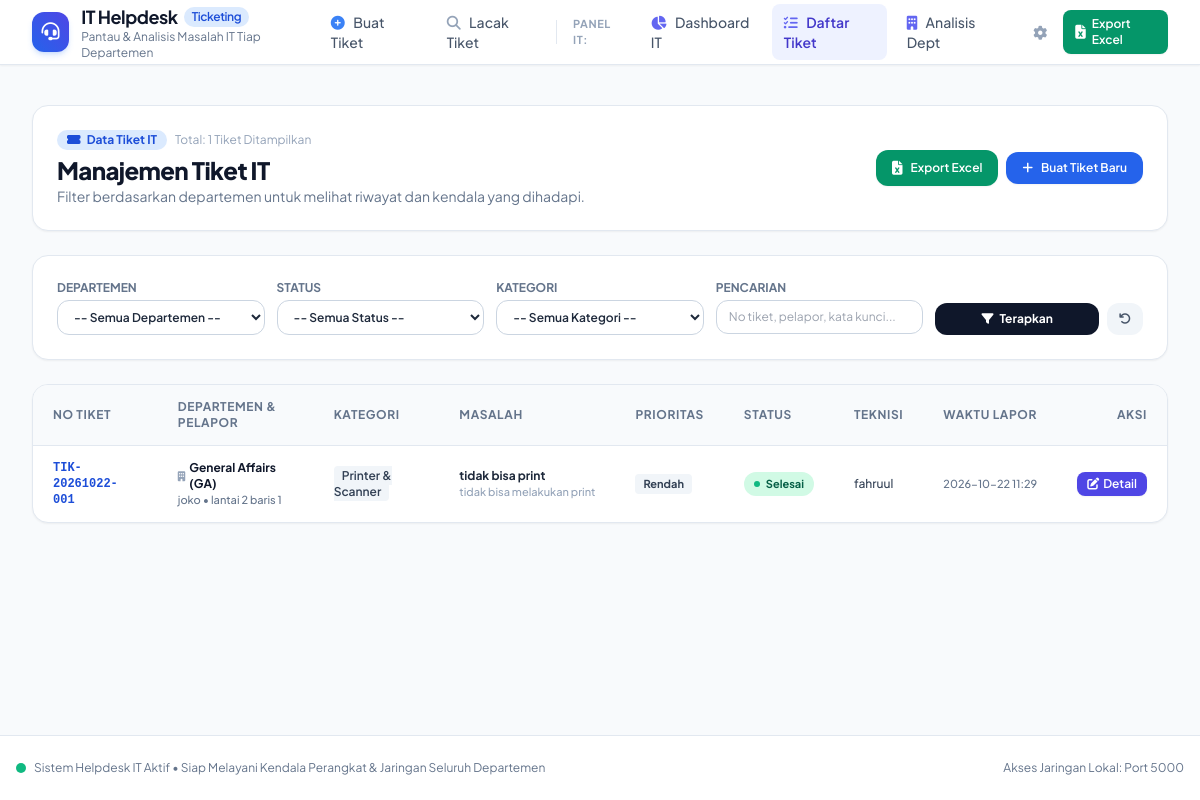
Screenshot of /it/tiket with the database file from the repository.
### tables this page shows
CREATE TABLE tickets (
        id INTEGER PRIMARY KEY AUTOINCREMENT,
        ticket_number TEXT UNIQUE NOT NULL,
        reporter_name TEXT NOT NULL,
        department TEXT NOT NULL,
        location TEXT,
        contact TEXT,
        category TEXT NOT NULL,
        priority TEXT NOT NULL DEFAULT 'Normal',
        subject TEXT NOT NULL,
        description TEXT NOT NULL,
        status TEXT NOT NULL DEFAULT 'Menunggu',
        technician TEXT DEFAULT '',
        solution TEXT DEFAULT '',
        created_at DATETIME DEFAULT CURRENT_TIMESTAMP,
        updated_at DATETIME DEFAULT CURRENT_TIMESTAMP,
        resolved_at DATETIME
    );

### app.py (the view)
@app.route("/it/tiket")
def ticket_list():
    dept_filter = request.args.get("department", "").strip()
    status_filter = request.args.get("status", "").strip()
    category_filter = request.args.get("category", "").strip()
    search_query = request.args.get("search", "").strip()
    conn = get_db_connection()
    departments = conn.execute("SELECT * FROM departments ORDER BY name ASC").fetchall()
    categories = conn.execute("SELECT * FROM categories ORDER BY name ASC").fetchall()
    sql = "SELECT * FROM tickets WHERE 1=1"
    params = []
    if dept_filter:
        sql += " AND department = ?"
        params.append(dept_filter)
    if status_filter:
        sql += " AND status = ?"
        params.append(status_filter)
    if category_filter:
        sql += " AND category = ?"
        params.append(category_filter)
    if search_query:
        sql += " AND (ticket_number LIKE ? OR reporter_name LIKE ? OR subject LIKE ? OR description LIKE ?)"
        like_term = f"%{search_query}%"
        params.extend([like_term, like_term, like_term, like_term])
    sql += " ORDER BY id DESC"
    tickets = conn.execute(sql, params).fetchall()
    conn.close()
    return render_template(
        "tickets.html",
        tickets=tickets,
        departments=departments,
        categories=categories,
        dept_filter=dept_filter,
        status_filter=status_filter,
        category_filter=category_filter,
        search_query=search_query
    )

### database.py (called while the page is built)
def get_db_connection():
    conn = sqlite3.connect(DB_FILE)
    conn.row_factory = sqlite3.Row
    return conn

### templates/tickets.html (shortened to what this page needs)
{% extends "base.html" %}
{% block content %}
<div class="space-y-6">
    <div class="flex flex-col sm:flex-row sm:items-center justify-between gap-4 bg-white p-6 rounded-2xl border border-slate-200 shadow-sm">
        <div>
            <div class="flex items-center gap-2 mb-1">
                <span class="px-2.5 py-0.5 rounded-full text-xs font-bold bg-blue-100 text-blue-700">
                    <i class="fa-solid fa-ticket-simple mr-1"></i> Data Tiket IT
                </span>
                <span class="text-xs text-slate-400">Total: {{ tickets|length }} Tiket Ditampilkan</span>
            </div>
            <h1 class="text-2xl font-black text-slate-900 tracking-tight">Manajemen Tiket IT</h1>
            <p class="text-xs sm:text-sm text-slate-500">Filter berdasarkan departemen untuk melihat riwayat dan kendala yang dihadapi.</p>
        </div>
        <div class="flex items-center gap-2">
            <a href="{{ url_for('export_excel') }}" class="px-4 py-2 rounded-xl bg-emerald-600 hover:bg-emerald-700 text-white font-semibold text-xs transition-all shadow-sm flex items-center gap-2">
                <i class="fa-solid fa-file-excel text-sm"></i>
                <span>Export Excel</span>
            </a>
            <a href="{{ url_for('index') }}" class="px-4 py-2 rounded-xl bg-blue-600 hover:bg-blue-700 text-white font-semibold text-xs transition-all shadow-sm flex items-center gap-2">
                <i class="fa-solid fa-plus"></i>
                <span>Buat Tiket Baru</span>
            </a>
        </div>
    </div>
    <div class="bg-white p-6 rounded-2xl border border-slate-200 shadow-sm">
        <form method="GET" action="{{ url_for('ticket_list') }}" class="grid grid-cols-1 sm:grid-cols-2 lg:grid-cols-5 gap-3">
            <div>
                <label class="block text-xs font-bold uppercase text-slate-500 mb-1">Departemen</label>
                <select name="department" class="w-full px-3 py-2 rounded-xl border border-slate-300 text-xs font-semibold bg-white focus:outline-none focus:ring-2 focus:ring-blue-500">
                    <option value="">-- Semua Departemen --</option>
                </select>
            </div>
            <div>
                <label class="block text-xs font-bold uppercase text-slate-500 mb-1">Status</label>
                <select name="status" class="w-full px-3 py-2 rounded-xl border border-slate-300 text-xs font-semibold bg-white focus:outline-none focus:ring-2 focus:ring-blue-500">
                    <option value="">-- Semua Status --</option>
                </select>
            </div>
            <div>
                <label class="block text-xs font-bold uppercase text-slate-500 mb-1">Kategori</label>
                <select name="category" class="w-full px-3 py-2 rounded-xl border border-slate-300 text-xs font-semibold bg-white focus:outline-none focus:ring-2 focus:ring-blue-500">
                    <option value="">-- Semua Kategori --</option>
                </select>
            </div>
            <div>
                <label class="block text-xs font-bold uppercase text-slate-500 mb-1">Pencarian</label>
                <input type="text" name="search" value="{{ search_query }}" placeholder="No tiket, pelapor, kata kunci..."
                    class="w-full px-3 py-2 rounded-xl border border-slate-300 text-xs focus:outline-none focus:ring-2 focus:ring-blue-500">
            </div>
            <div class="flex items-end gap-2">
                <button type="submit" class="flex-1 py-2 px-3 rounded-xl bg-slate-900 hover:bg-slate-800 text-white font-bold text-xs transition-colors flex items-center justify-center gap-1.5">
                    <i class="fa-solid fa-filter"></i>
                    <span>Terapkan</span>
                </button>
                <a href="{{ url_for('ticket_list') }}" class="py-2 px-3 rounded-xl bg-slate-100 hover:bg-slate-200 text-slate-600 font-bold text-xs transition-colors" title="Reset Filter">
                    <i class="fa-solid fa-arrow-rotate-left"></i>
                </a>
            </div>
        </form>
    </div>
    <div class="bg-white rounded-2xl border border-slate-200 shadow-sm overflow-hidden">
        {% if tickets %}
        <div class="overflow-x-auto">
            <table class="w-full text-left text-xs">
                <thead class="bg-slate-50 text-slate-500 uppercase tracking-wider font-bold border-b border-slate-200">
                    <tr>
                        <th class="py-3.5 px-5">No Tiket</th>
                        <th class="py-3.5 px-5">Departemen & Pelapor</th>
                        <th class="py-3.5 px-5">Kategori</th>
                        <th class="py-3.5 px-5">Masalah</th>
                        <th class="py-3.5 px-5">Prioritas</th>
                        <th class="py-3.5 px-5">Status</th>
                        <th class="py-3.5 px-5">Teknisi</th>
                        <th class="py-3.5 px-5">Waktu Lapor</th>
                        <th class="py-3.5 px-5 text-right">Aksi</th>
                    </tr>
                </thead>
                <tbody class="divide-y divide-slate-100 font-medium">
                    {% for t in tickets %}
                    <tr class="hover:bg-slate-50/80 transition-colors">
                        <td class="py-3.5 px-5 font-mono font-bold text-blue-700">
                            <a href="{{ url_for('ticket_detail', ticket_id=t.id) }}" class="hover:underline">
                                {{ t.ticket_number }}
                            </a>
                        </td>
                        <td class="py-3.5 px-5">
                            <div class="font-bold text-slate-900 flex items-center gap-1">
                                <i class="fa-solid fa-building text-slate-400 text-[10px]"></i> {{ t.department }}
                            </div>
                            <div class="text-[11px] text-slate-500">{{ t.reporter_name }} {% if t.location %}• {{ t.location }}{% endif %}</div>
                        </td>
                        <td class="py-3.5 px-5">
                            <span class="px-2 py-0.5 rounded bg-slate-100 text-slate-700 font-semibold">
                                {{ t.category }}
                            </span>
                        </td>
                        <td class="py-3.5 px-5 max-w-xs">
                            <div class="font-bold text-slate-800 truncate" title="{{ t.subject }}">{{ t.subject }}</div>
                            <div class="text-[11px] text-slate-400 truncate" title="{{ t.description }}">{{ t.description }}</div>
                        </td>
                        <td class="py-3.5 px-5">
                            <span class="inline-flex items-center px-2 py-0.5 rounded text-[11px] font-bold
                                {% if t.priority == 'Darurat' %}bg-rose-100 text-rose-800
                                {% elif t.priority == 'Tinggi' %}bg-amber-100 text-amber-800
                                {% elif t.priority == 'Normal' %}bg-blue-100 text-blue-800
                                {% else %}bg-slate-100 text-slate-700{% endif %}">
                                {{ t.priority }}
                            </span>
                        </td>
                        <td class="py-3.5 px-5">
                            <span class="inline-flex items-center px-2.5 py-1 rounded-full text-[11px] font-bold
                                {% if t.status == 'Selesai' %}bg-emerald-100 text-emerald-800
                                {% elif t.status == 'Sedang Dikerjakan' %}bg-blue-100 text-blue-800
                                {% else %}bg-amber-100 text-amber-800{% endif %}">
                                <span class="w-1.5 h-1.5 rounded-full mr-1.5
                                    {% if t.status == 'Selesai' %}bg-emerald-500
                                    {% elif t.status == 'Sedang Dikerjakan' %}bg-blue-500
                                    {% else %}bg-amber-500{% endif %}"></span>
                                {{ t.status }}
                            </span>
                        </td>
                        <td class="py-3.5 px-5 text-slate-700">
                            {{ t.technician if t.technician else '<span class="text-slate-400 italic">Belum ada</span>'|safe }}
                        </td>
                        <td class="py-3.5 px-5 text-slate-500 text-[11px] whitespace-nowrap">
                            {{ t.created_at[:16] }}
                        </td>
                        <td class="py-3.5 px-5 text-right whitespace-nowrap">
                            <a href="{{ url_for('ticket_detail', ticket_id=t.id) }}"
                                class="inline-flex items-center px-2.5 py-1 rounded-lg bg-indigo-600 hover:bg-indigo-700 text-white font-semibold text-xs shadow-sm transition-all">
                                <i class="fa-solid fa-pen-to-square mr-1"></i>
                                <span>Detail</span>
                            </a>
                        </td>
                    </tr>
                    {% endfor %}
                </tbody>
            </table>
        </div>
        {% endif %}
    </div>
</div>
{% endblock %}

### templates/base.html (style rules this page uses)
body { font-family: 'Plus Jakarta Sans', sans-serif; }

### rows the page displays
tickets: ticket_number "TIK-20261022-001", department "General Affairs (GA)", reporter_name "joko", location "lantai 2 baris 1", category "Printer & Scanner", subject "tidak bisa print", description "tidak bisa melakukan print", priority "Rendah", status "Selesai", technician "fahruul", created_at "2026-10-22 11:29"

### other values shown
{{ tickets|length }} "1"
